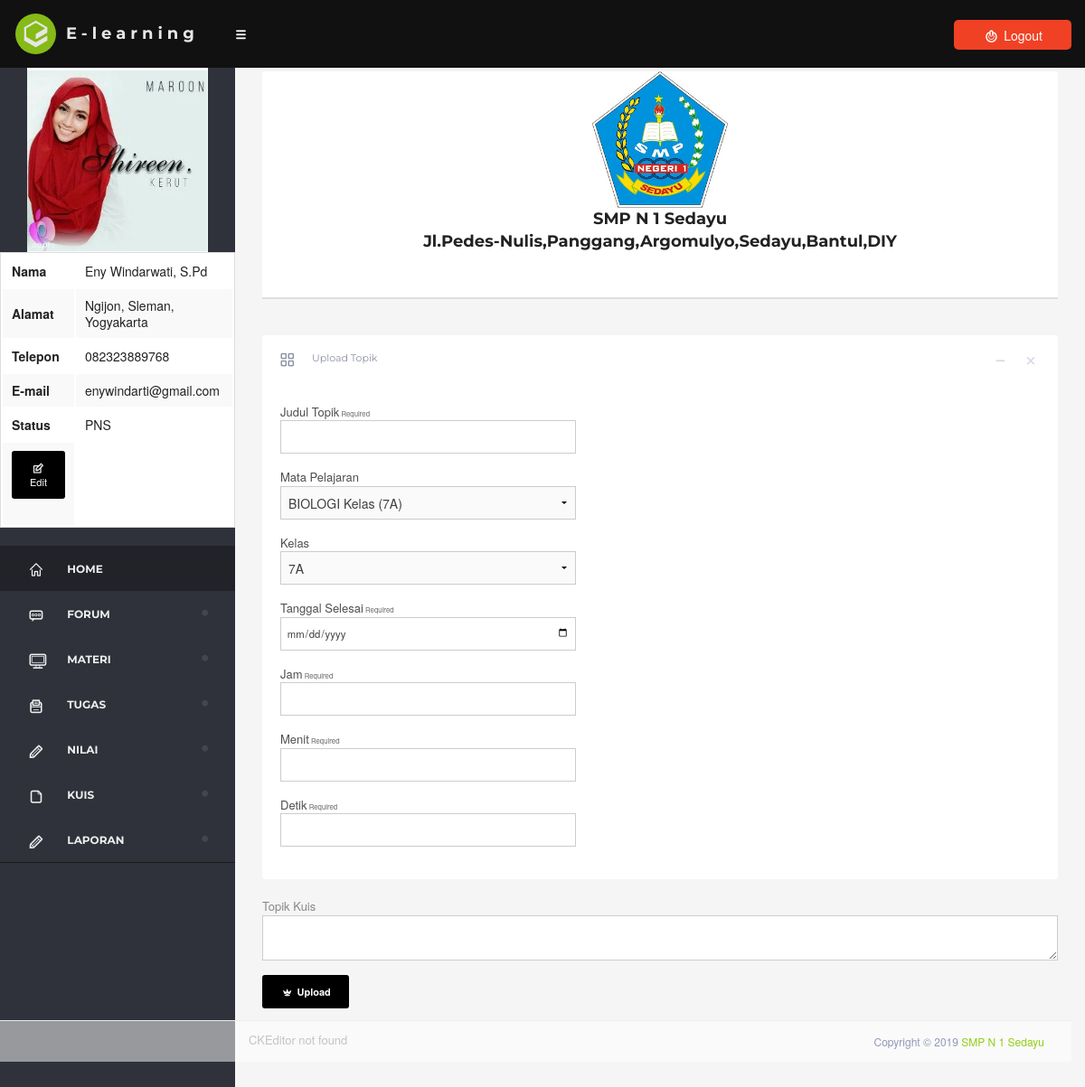
Page /dashboard/?kuis=tambah_topik (signed in) on the committed database.
### tables this page shows
CREATE TABLE `users` (
  `users_id` int(11) NOT NULL AUTO_INCREMENT,
  `users_noinduk` int(20) DEFAULT NULL,
  `users_nama` varchar(25) DEFAULT NULL,
  `users_username` varchar(25) DEFAULT NULL,
  `users_password` varchar(25) DEFAULT NULL,
  `users_level` varchar(5) DEFAULT NULL,
  `users_telp` varchar(13) DEFAULT NULL,
  `users_alamat` text,
  `users_email` varchar(30) DEFAULT NULL,
  `users_status` varchar(6) DEFAULT NULL,
  `users_foto` varchar(100) NOT NULL,
  `kelas_id` int(11) DEFAULT NULL,
  PRIMARY KEY (`users_id`),
  KEY `kelas_id` (`kelas_id`)
);

### dashboard/layout/header.php (shortened to what the rows shown need)
<!doctype html>
<html class="no-js" lang="en">
<head>
    <link rel="stylesheet" href="assets/css/foundation.css" />
    <link rel="stylesheet" href="assets/css/dashboard.css">
    <link rel="stylesheet" href="assets/css/style.css">
    <link rel="stylesheet" href="assets/css/dripicon.css">
    <link rel="stylesheet" href="assets/css/typicons.css" />
    <link rel="stylesheet" href="assets/css/font-awesome.css" />
    <link rel="stylesheet" href="assets/css/theme.css">
    <link href="assets/js/validate/validate.css" rel="stylesheet">
    <link href="assets/js/idealform/css/jquery.idealforms.css" rel="stylesheet">
    <link rel="stylesheet" type="text/css" href="assets/js/date-dropdown/jquery.datetimepicker.css" />
    <link href="assets/js/pace/themes/orange/pace-theme-flash.css" rel="stylesheet" />
    <link rel="stylesheet" href="assets/js/slicknav/slicknav.css" />
    <link rel="stylesheet" href="assets/js/dropZone/downloads/css/dropzone.css" />
    <link href="assets/css/table.css" rel="stylesheet" type="text/css" />
</head>
<body>
    <div class="off-canvas-wrap" data-offcanvas>
            <div id="skin-select">
                <div class="skin-part">
                    <div id="tree-wrap">
		 <?php
                $v_user = $_SESSION['id'];
                            $user      =   mysql_query("SELECT * FROM users WHERE users_id = '".$v_user."' ");
                            $row=mysql_fetch_array($user);
                ?>
                        <div class="side-bar">
                            <ul id="menu-showhide" class="topnav slicknav">
							 <?php
                                echo  "<center><img src='img/$row[users_foto]' width='200' height='100'></center>";
                            ?>
							  <table  class="" style="width:100%">
                    <tr>
                        <th width="30%">Nama</th>
                        <td>
                            <?php
                                echo $row['users_nama'];
                            ?>
                        </td>
                    </tr>
                    <tr>
                       <th>Alamat</th>
                    <td>
                            <?php
                                echo $row['users_alamat'];
                            ?>
                        </td>
                     </tr>
                     <tr>
                    <th>Telepon</th>
                    <td>
                            <?php
                                echo $row['users_telp'];
                            ?>
                        </td>
                    </tr>
                <tr>
                    <th>E-mail</th>
                    <td>
                            <?php
                                echo $row['users_email'];
                            ?>
                        </td>
                      </tr>
                      <TR>
                      <th>Status</th>
                        <td>
                            <?php
                                echo $row['users_status'];
                            ?>
                        </td>
                    <tr>
                       <td>
                       </td>
                    </tr>
                </div>
                        </div>
                    </div>
                </div>
            </div>

### rows in the picture
users: users_foto (picture), users_nama "Eny Windarwati, S.Pd", users_alamat "Ngijon, Sleman, Yogyakarta", users_telp "082323889768", users_email "enywindarti@gmail.com", users_status "PNS"

### other values in the picture
form field pelajaran "BIOLOGI Kelas (7A)"
form field kelas "7A"
